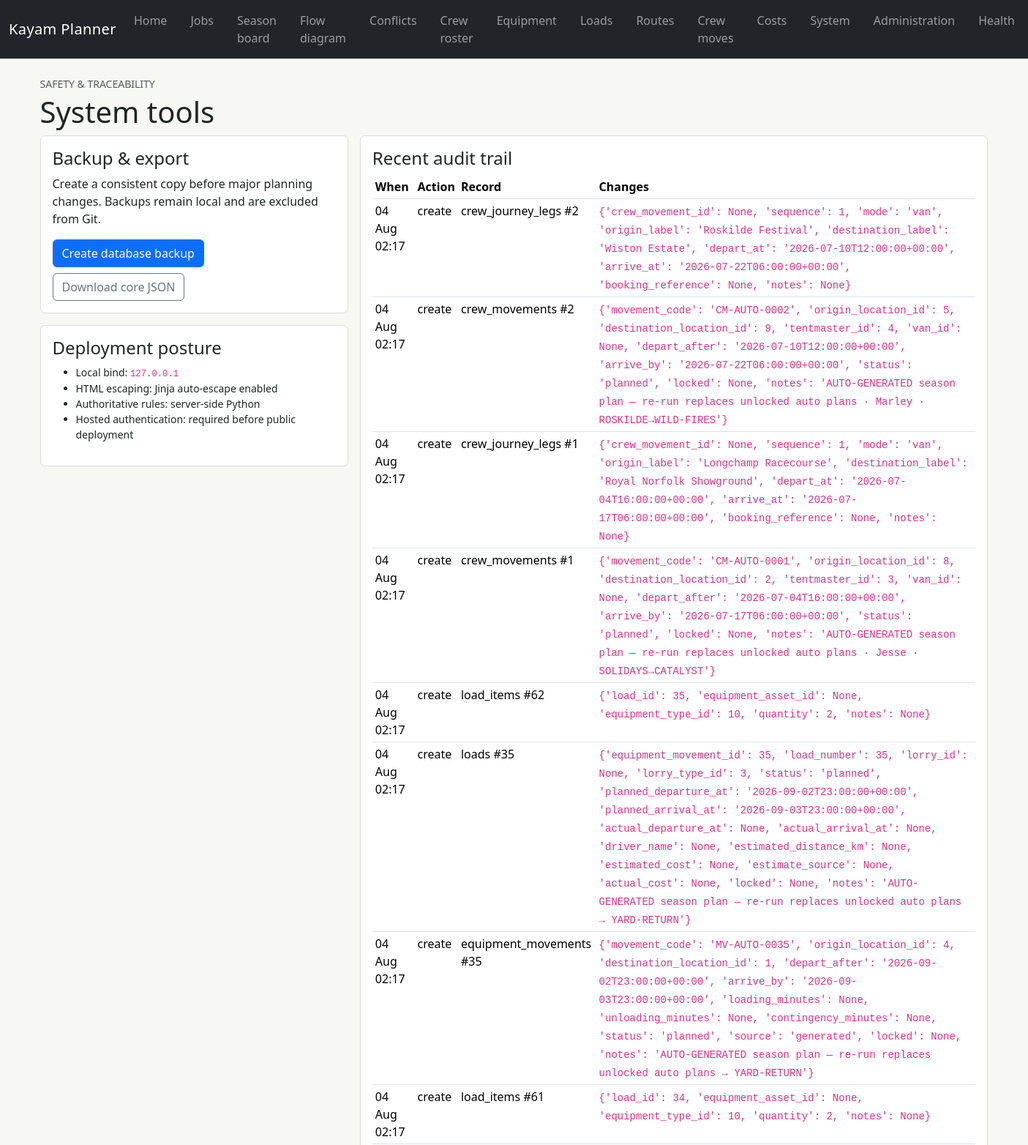
The app's page /system (upper part) with its own data.
### app/models/audit.py (models this page shows)
class AuditLog(Base):
    __tablename__ = "audit_logs"
    id: Mapped[int] = mapped_column(primary_key=True)
    entity_type: Mapped[str] = mapped_column(String(100), index=True)
    entity_id: Mapped[int | None] = mapped_column(index=True)
    action: Mapped[str] = mapped_column(String(30), index=True)
    actor: Mapped[str] = mapped_column(String(150), default="local planner")
    changes: Mapped[dict[str, Any]] = mapped_column(JSON, default=dict)
    created_at: Mapped[datetime] = mapped_column(
        AwareDateTime(), default=lambda: datetime.now(UTC), index=True
    )

### app/routes/system.py (the view)
@router.get("", response_class=HTMLResponse)
def system_page(
    request: Request, session: SessionDependency, backup: str | None = None
) -> HTMLResponse:
    return templates.TemplateResponse(
        request=request,
        name="system/index.html",
        context={"audit": recent_audit(session), "backup": backup},
    )

### app/templates/system/index.html
{% extends "base.html" %}{% block title %}System · Kayam Planner{% endblock %}{% block content %}<p class="text-uppercase text-muted small mb-1">Safety &amp; traceability</p><h1>System tools</h1>{% if backup %}<div class="alert alert-success">Backup created: <code>{{ backup }}</code></div>{% endif %}<div class="row g-3"><div class="col-lg-4"><section class="planning-section"><h2 class="h4">Backup &amp; export</h2><p>Create a consistent copy before major planning changes. Backups remain local and are excluded from Git.</p><form method="post" action="/system/backup"><button class="btn btn-primary">Create database backup</button></form><a class="btn btn-outline-secondary mt-2" href="/system/export.json">Download core JSON</a></section><section class="planning-section"><h2 class="h4">Deployment posture</h2><ul class="small"><li>Local bind: <code>127.0.0.1</code></li><li>HTML escaping: Jinja auto-escape enabled</li><li>Authoritative rules: server-side Python</li><li>Hosted authentication: required before public deployment</li></ul></section></div><div class="col-lg-8"><section class="planning-section"><h2 class="h4">Recent audit trail</h2><div class="table-responsive"><table class="table table-sm"><thead><tr><th>When</th><th>Action</th><th>Record</th><th>Changes</th></tr></thead><tbody>{% for item in audit %}<tr><td>{{ item.created_at.strftime('%d %b %H:%M') }}</td><td>{{ item.action }}</td><td>{{ item.entity_type }} #{{ item.entity_id or 'new' }}</td><td><code>{{ item.changes }}</code></td></tr>{% else %}<tr><td colspan="4">No audited operational changes yet.</td></tr>{% endfor %}</tbody></table></div></section></div></div>{% endblock %}

### app/static/css/app.css (style rules this page uses)
:root { --kayam-focus: #f3b61f; }
body { background: #f7f7f4; color: #202522; }
.form-section, .planning-section { background: #fff; border: 1px solid #d9ddd9; border-radius: 0.4rem; margin-bottom: 1rem; padding: 1rem; }

### records on screen
AuditLog: created_at "04 Aug 02:17", action "create", entity_type "crew_journey_legs", entity "2", changes "{'crew_movement_id': None, 'sequence': 1, 'mode': 'van', 'origin_label': 'Roskilde Festival', 'destination_label': 'Wiston Estate', 'depart_at': '2026-07-10T12:00:00+00:00', 'arrive_at': '2026-07-22T06:00:00+00:00', 'booking_reference': None, 'notes': None}"
AuditLog: created_at "04 Aug 02:17", action "create", entity_type "crew_movements", entity "2", changes "{'movement_code': 'CM-AUTO-0002', 'origin_location_id': 5, 'destination_location_id': 9, 'tentmaster_id': 4, 'van_id': None, 'depart_after': '2026-07-10T12:00:00+00:00', 'arrive_by': '2026-07-22T06:00:00+00:00', 'status': 'planned', 'locked': None, 'notes': 'AUTO-GENERATED season plan — re-run replaces unlocked auto plans · Marley · ROSKILDE→WILD-FIRES'}"
AuditLog: created_at "04 Aug 02:17", action "create", entity_type "crew_journey_legs", entity "1", changes "{'crew_movement_id': None, 'sequence': 1, 'mode': 'van', 'origin_label': 'Longchamp Racecourse', 'destination_label': 'Royal Norfolk Showground', 'depart_at': '2026-07-04T16:00:00+00:00', 'arrive_at': '2026-07-17T06:00:00+00:00', 'booking_reference': None, 'notes': None}"
AuditLog: created_at "04 Aug 02:17", action "create", entity_type "crew_movements", entity "1", changes "{'movement_code': 'CM-AUTO-0001', 'origin_location_id': 8, 'destination_location_id': 2, 'tentmaster_id': 3, 'van_id': None, 'depart_after': '2026-07-04T16:00:00+00:00', 'arrive_by': '2026-07-17T06:00:00+00:00', 'status': 'planned', 'locked': None, 'notes': 'AUTO-GENERATED season plan — re-run replaces unlocked auto plans · Jesse · SOLIDAYS→CATALYST'}"
AuditLog: created_at "04 Aug 02:17", action "create", entity_type "load_items", entity "62", changes "{'load_id': 35, 'equipment_asset_id': None, 'equipment_type_id': 10, 'quantity': 2, 'notes': None}"
AuditLog: created_at "04 Aug 02:17", action "create", entity_type "loads", entity "35", changes "{'equipment_movement_id': 35, 'load_number': 35, 'lorry_id': None, 'lorry_type_id': 3, 'status': 'planned', 'planned_departure_at': '2026-09-02T23:00:00+00:00', 'planned_arrival_at': '2026-09-03T23:00:00+00:00', 'actual_departure_at': None, 'actual_arrival_at': None, 'driver_name': None, 'estimated_distance_km': None, 'estimated_cost': None, 'estimate_source': None, 'actual_cost': None, 'locked': None, 'notes': 'AUTO-GENERATED season plan — re-run replaces unlocked auto plans → YARD-RETURN'}"
AuditLog: created_at "04 Aug 02:17", action "create", entity_type "equipment_movements", entity "35", changes "{'movement_code': 'MV-AUTO-0035', 'origin_location_id': 4, 'destination_location_id': 1, 'depart_after': '2026-09-02T23:00:00+00:00', 'arrive_by': '2026-09-03T23:00:00+00:00', 'loading_minutes': None, 'unloading_minutes': None, 'contingency_minutes': None, 'status': 'planned', 'source': 'generated', 'locked': None, 'notes': 'AUTO-GENERATED season plan — re-run replaces unlocked auto plans → YARD-RETURN'}"
AuditLog: created_at "04 Aug 02:17", action "create", entity_type "load_items", entity "61", changes "{'load_id': 34, 'equipment_asset_id': None, 'equipment_type_id': 10, 'quantity': 2, 'notes': None}"
